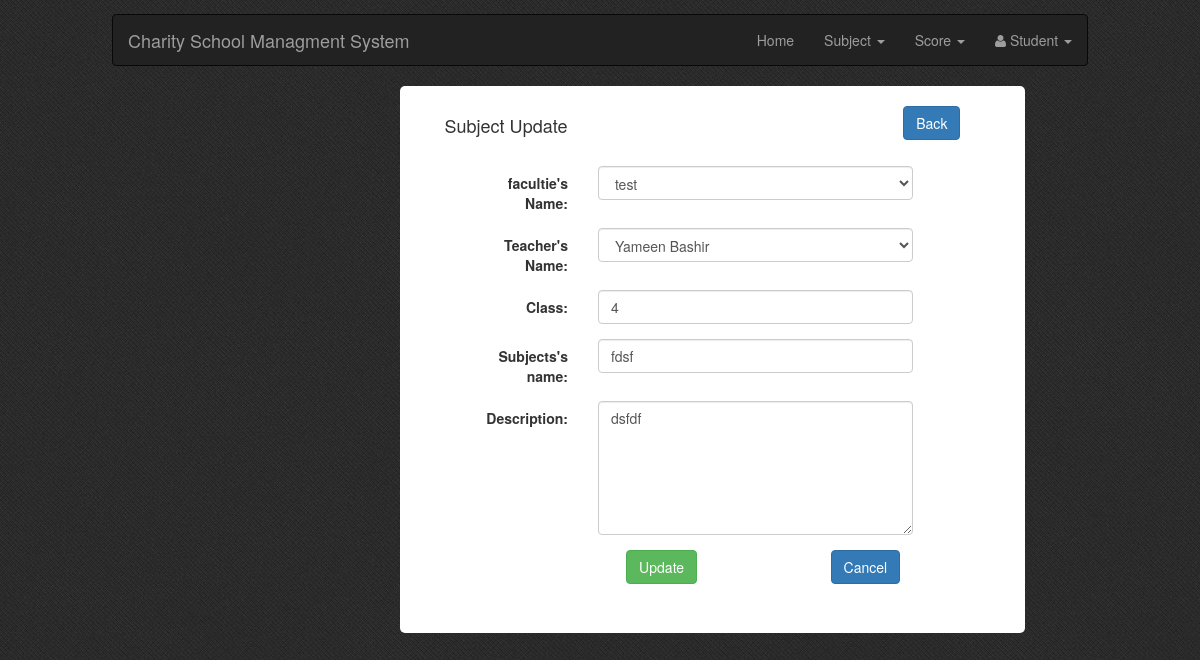
The app's page /student.php?tag=subject_entry&opr=upd&rs_id=7 with its own data.
### tables this page shows
CREATE TABLE `sub_tbl` (
  `sub_id` int(10) UNSIGNED NOT NULL,
  `faculties_id` varchar(50) NOT NULL,
  `teacher_id` varchar(50) NOT NULL,
  `semester` varchar(10) NOT NULL,
  `sub_name` varchar(100) NOT NULL,
  `note` varchar(100) NOT NULL
);

### Subject_Entry.php (the view, shortened to what this page needs)
<?php
$id="";
$opr="";
if(isset($_GET['opr']))
	$opr=$_GET['opr'];
if(isset($_GET['rs_id']))
	$id=$_GET['rs_id'];
?>
<!DOCTYPE html PUBLIC "-//W3C//DTD XHTML 1.0 Transitional//EN" "http://www.w3.org/TR/xhtml1/DTD/xhtml1-transitional.dtd">
<html xmlns="http://www.w3.org/1999/xhtml">
<head>
<link rel="stylesheet" type="text/css" href="css/style_entry.css" />
</head>
<body>
<?php
if($opr=="upd")
{
	$sql_upd=mysql_query("SELECT * FROM sub_tbl WHERE sub_id=$id");
	$rs_upd=mysql_fetch_array($sql_upd);
?>
<div class="col-md-10 col-md-offset-1 form-style">
    <div class="col-md-12 entry-head margin-20b">
        <h4 class="left">Subject Update</h4>
        <a class="btn btn-primary right" href="?tag=view_subjects">Back</a>
    </div>
    <div class="col-md-10 col-md-offset-1">
        <form role="form" data-toggle="validator" method="post" class="form-horizontal">
            <div class="row">
                <div class="form-group">
                    <label class="control-label col-sm-3">facultie's Name:</label>
                    <div class="col-sm-8">
                        <select name="factxt" class="form-control">
                            <?php
                            $fac_name=mysql_query("SELECT * FROM facuties_tbl");
                            while($row=mysql_fetch_array($fac_name)){
                                if($row['faculties_id']==$rs_upd['faculties_id'])
                                    $iselect="selected";
                                else
                                    $iselect="";
                                ?>
                                <option value="<?php echo $row['faculties_name'];?>" <?php echo $iselect;?> > <?php echo $row['faculties_name'];?> </option>
                            <?php
                            }
                            ?>
                        </select>
                    </div>
                </div>
                <div class="form-group">
                    <label class="control-label col-sm-3">Teacher's Name:</label>
                    <div class="col-sm-8">
                        <select name="techtxt" class="form-control">
                            <?php
                            $te_name=mysql_query("SELECT * FROM teacher_tbl");
                            while($row=mysql_fetch_array($te_name)){
                                if($row['teacher_id']==$rs_upd['teacher_id'])
                                    $iselect="selected";
                                else
                                    $iselect="";
                                ?>
                                <option value="<?php echo $row['f_name'] ; echo " "; echo $row['l_name'];?>" <?php echo $iselect?> > <?php echo $row['f_name'] ; echo " "; echo $row['l_name'];?> </option>
                            <?php
                            }
                            ?>
                        </select>
                    </div>
                </div>
                <div class="form-group">
                    <label for="smesterText" class="control-label col-sm-3">Class:</label>
                    <div class="col-sm-8">
                        <input type="number" class="form-control only-number" id="smesterText" name="semestertxt" value="<?php echo $rs_upd['semester'];?>">
                    </div>
                </div>
                <div class="form-group">
                    <label for="subjectInput" class="control-label col-sm-3">Subjects's name:</label>
                    <div class="col-sm-8">
                        <input type="text" class="form-control" id="subjectInput" name="subtxt" value="<?php echo $rs_upd['sub_name'];?>">
                    </div>
                </div>
                <div class="form-group">
                    <label for="inputNote" class="control-label col-sm-3">Description:</label>
                    <div class="col-sm-8">
                        <textarea class="form-control" id="inputNote" name="notetxt" cols="8" rows="6"><?php echo $rs_upd['note'];?></textarea>
                    </div>
                </div>
                <div class="form-group">
                    <input type="submit" name="btn_upd" value="Update" class="btn btn-success col-md-offset-4 col-sm-offset-4 col-xs-offset-2"/>
                    <input type="reset" value="Cancel" class="btn btn-primary col-md-offset-3 col-sm-offset-3 col-xs-offset-3"/>
                </div>
            </div>
        </form>
    </div>
</div>
<?php
}
?>
</body>
</html>

### css/style.css (style rules this page uses)
body { background:url(../picture/navy_blue.png); }
.left { float: left; margin-left: 10px; }
.right { float: right; margin-right: 30px; }
.margin-20b { margin-bottom: 20px; }
.entry-head { overflow: hidden; }
.form-style { background-color: #fff; padding: 20px; border-radius: 5px; }

### records on screen
sub_tbl: semestertxt "4", subtxt "fdsf", notetxt "dsfdf"

### other values on screen
form field factxt "test"
form field techtxt "Yameen Bashir"
